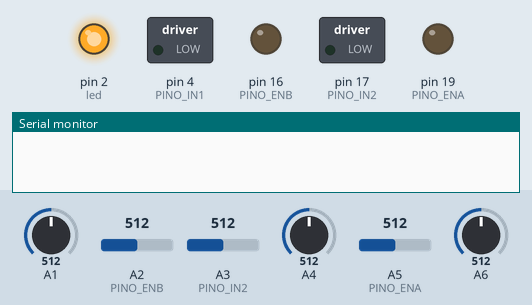
The sketch below on a simulated Arduino Uno, built with avr-gcc and run on an emulated ATmega328P. On the bench: switched loads named in the sketch (green lamp = pin HIGH), output pins drawn as LEDs (lit = HIGH), the last lines printed to the serial monitor. The test bench sets the inputs (shaded band); at power-on: A1 = 512, A2 (PINO_ENB) = 512, A3 (PINO_IN2) = 512, A4 = 512, A5 (PINO_ENA) = 512, A6 = 512.

Above: at 0.1 s.
At 10.1 s:
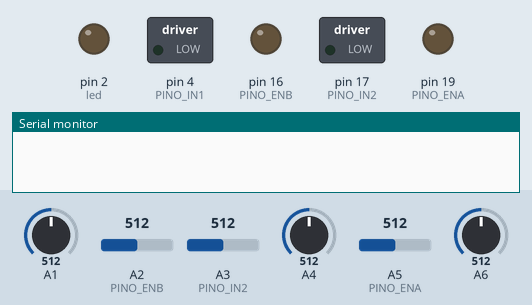
At 12.2 s:
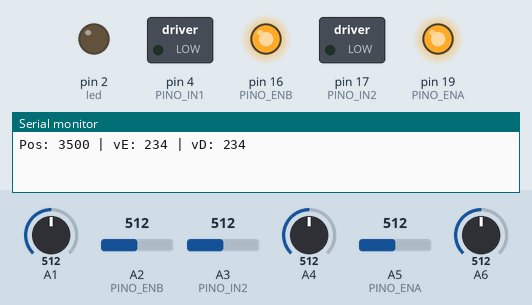
Timing chart, 0 to 13.7 s (numbered marks = the images above):
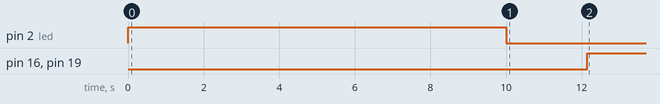

Measured:
- by itself, pin 16 (PINO_ENB), pin 19 (PINO_ENA): LOW → HIGH at 12.1 s

The sketch:

teste_ONLYFUZZY.ino
```cpp
#include <Fuzzy.h>
#include <QTRSensors.h>

#define num_sensors 8
#define emiterPin 13
#define led 2

QTRSensors qtr;
uint16_t sensorvalues[num_sensors];

// Motores
const int PINO_ENA = 19;
const int PINO_ENB = 16;
const int PINO_IN1 = 4;
const int PINO_IN2 = 17;

int vD, vE;
int vMax = 255;

// ==========================
// FUZZY
// ==========================
Fuzzy *fuzzy = new Fuzzy();

// Entrada (posição 0–7000)
FuzzySet *esq_forte = new FuzzySet(0, 0, 800, 1500);
FuzzySet *esq = new FuzzySet(1200, 2000, 2000, 3000);
FuzzySet *centro = new FuzzySet(2800, 3500, 3500, 4200);
FuzzySet *dir = new FuzzySet(4000, 5000, 5000, 6000);
FuzzySet *dir_forte = new FuzzySet(5500, 6500, 7000, 7000);

// Saída motor esquerdo
FuzzySet *lentoE = new FuzzySet(0, 50, 50, 100);
FuzzySet *medioE = new FuzzySet(100, 150, 150, 200);
FuzzySet *rapidoE = new FuzzySet(200, 230, 255, 255);

// Saída motor direito
FuzzySet *lentoD = new FuzzySet(0, 50, 50, 100);
FuzzySet *medioD = new FuzzySet(100, 150, 150, 200);
FuzzySet *rapidoD = new FuzzySet(200, 230, 255, 255);

void setup() {

  Serial.begin(9600);

  pinMode(led, OUTPUT);
  pinMode(PINO_ENA, OUTPUT);
  pinMode(PINO_ENB, OUTPUT);
  pinMode(PINO_IN1, OUTPUT);
  pinMode(PINO_IN2, OUTPUT);

  digitalWrite(PINO_IN1, LOW);
  digitalWrite(PINO_IN2, LOW);

  qtr.setTypeAnalog();
  qtr.setSensorPins((const uint8_t[]){26,25,33,32,35,34,39,36}, num_sensors);
  qtr.setEmitterPin(emiterPin);

  // Calibração
  digitalWrite(led,HIGH);
  for (int i=0;i<400;i++) qtr.calibrate();
  digitalWrite(led,LOW);
  delay(2000);

  // ==========================
  // CONFIG FUZZY
  // ==========================
  FuzzyInput *pos = new FuzzyInput(1);
  pos->addFuzzySet(esq_forte);
  pos->addFuzzySet(esq);
  pos->addFuzzySet(centro);
  pos->addFuzzySet(dir);
  pos->addFuzzySet(dir_forte);
  fuzzy->addFuzzyInput(pos);

  FuzzyOutput *motorE = new FuzzyOutput(1);
  motorE->addFuzzySet(lentoE);
  motorE->addFuzzySet(medioE);
  motorE->addFuzzySet(rapidoE);
  fuzzy->addFuzzyOutput(motorE);

  FuzzyOutput *motorD = new FuzzyOutput(2);
  motorD->addFuzzySet(lentoD);
  motorD->addFuzzySet(medioD);
  motorD->addFuzzySet(rapidoD);
  fuzzy->addFuzzyOutput(motorD);

  // ==========================
  // REGRAS FUZZY
  // ==========================

  // ESQUERDA FORTE
  {
    FuzzyRuleAntecedent *ifEsqForte = new FuzzyRuleAntecedent();
    ifEsqForte->joinSingle(esq_forte);

    FuzzyRuleConsequent *then = new FuzzyRuleConsequent();
    then->addOutput(lentoE);
    then->addOutput(rapidoD);

    fuzzy->addFuzzyRule(new FuzzyRule(1, ifEsqForte, then));
  }

  // ESQUERDA
  {
    FuzzyRuleAntecedent *ifEsq = new FuzzyRuleAntecedent();
    ifEsq->joinSingle(esq);

    FuzzyRuleConsequent *then = new FuzzyRuleConsequent();
    then->addOutput(medioE);
    then->addOutput(rapidoD);

    fuzzy->addFuzzyRule(new FuzzyRule(2, ifEsq, then));
  }

  // RETA
  {
    FuzzyRuleAntecedent *ifCentro = new FuzzyRuleAntecedent();
    ifCentro->joinSingle(centro);

    FuzzyRuleConsequent *then = new FuzzyRuleConsequent();
    then->addOutput(rapidoE);
    then->addOutput(rapidoD);

    fuzzy->addFuzzyRule(new FuzzyRule(3, ifCentro, then));
  }

  // DIREITA
  {
    FuzzyRuleAntecedent *ifDir = new FuzzyRuleAntecedent();
    ifDir->joinSingle(dir);

    FuzzyRuleConsequent *then = new FuzzyRuleConsequent();
    then->addOutput(rapidoE);
    then->addOutput(medioD);

    fuzzy->addFuzzyRule(new FuzzyRule(4, ifDir, then));
  }

  // DIREITA FORTE
  {
    FuzzyRuleAntecedent *ifDirForte = new FuzzyRuleAntecedent();
    ifDirForte->joinSingle(dir_forte);

    FuzzyRuleConsequent *then = new FuzzyRuleConsequent();
    then->addOutput(rapidoE);
    then->addOutput(lentoD);

    fuzzy->addFuzzyRule(new FuzzyRule(5, ifDirForte, then));
  }
}

void loop() {

  uint16_t position = qtr.readLineWhite(sensorvalues);

  fuzzy->setInput(1, position);
  fuzzy->fuzzify();

  vE = fuzzy->defuzzify(1);
  vD = fuzzy->defuzzify(2);

  vE = constrain(vE, 0, vMax);
  vD = constrain(vD, 0, vMax);

  analogWrite(PINO_ENA, vD);
  analogWrite(PINO_ENB, vE);

  Serial.print("Pos: ");
  Serial.print(position);
  Serial.print(" | vE: ");
  Serial.print(vE);
  Serial.print(" | vD: ");
  Serial.println(vD);
}
```
